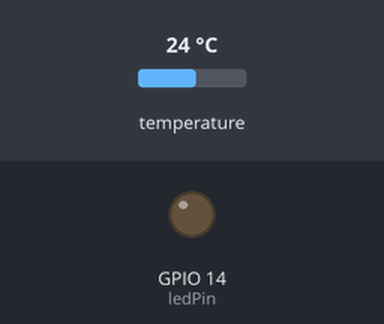
A sketch run on a simulated ESP8266 (NodeMCU). On the bench: output pins drawn as LEDs (lit = HIGH). Inputs (shaded band) come from the test bench; at power-on: temperature 24 °C. WiFi joins after 1.5 s; servers stay silent unless stated; uploads are accepted with an empty reply; the local clock reads 2024-03-15 10:24:30 at power-on unless the sketch sets it; storage starts empty; not simulated (calls return 0 or success): secrets.h; what the sketch prints to the serial monitor is not drawn.

Above: at 6.8 s.
Timing chart, 0 to 8.3 s (numbered marks = the images above):
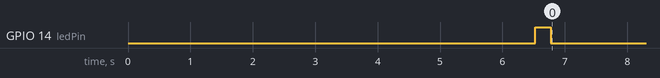

The sketch:

TempsLoggerClients.ino
```cpp
/**
   BasicHTTPSClient.ino

    Created on: 20.08.2018

*/

#include <Arduino.h>

#include <ESP8266WiFi.h>
//#include <ESP8266WiFiMulti.h>
#include <CertStoreBearSSL.h>
#include <time.h>
#include <LittleFS.h>

#include <ESP8266HTTPClient.h>

#include <WiFiClientSecureBearSSL.h>
#include <ArduinoJson.h>

#include <OneWire.h>
#include <DallasTemperature.h>
#include "secrets.h"


BearSSL::CertStore certStore;


// pin 4 (D1 classic size arduino board)
// pin 2 (wemo mini board)
#define ONE_WIRE_BUS 2 // probably 2 on wemo?
#define ledPin 14

// Setup a oneWire instance to communicate with any OneWire devices
OneWire oneWire(ONE_WIRE_BUS);

// Pass our oneWire reference to Dallas Temperature sensor
DallasTemperature sensors(&oneWire);
int sensorCount = 0;
bool wifiConnected = false;


#define SERVICE_URL "https://if2574leol.execute-api.us-east-2.amazonaws.com/dev/readings"
#define SERVICE_HOST "if2574leol.execute-api.us-east-2.amazonaws.com"
#define SERVICE_PATH "/dev/readings"


// Set time via NTP, as required for x.509 validation
void setClock() {
  configTime(3 * 3600, 0, "pool.ntp.org", "time.nist.gov");

  Serial.print("Waiting for NTP time sync: ");
  time_t now = time(nullptr);
  while (now < 8 * 3600 * 2) {
    delay(500);
    Serial.print(".");
    now = time(nullptr);
  }
  Serial.println("");
  struct tm timeinfo;
  gmtime_r(&now, &timeinfo);
  Serial.print("Current time: ");
  Serial.print(asctime(&timeinfo));
}


void setup() {

  pinMode(ledPin, OUTPUT);

  Serial.begin(115200);
//   Serial.setDebugOutput(true);

  LittleFS.begin();

  Serial.println();
  Serial.println();
  Serial.println();

  for (uint8_t t = 4; t > 0; t--) {
    Serial.printf("[SETUP] WAIT %d...\n", t);
    Serial.flush();
    delay(1000);
  }

//  WiFi.mode(WIFI_STA);
//  WiFiMulti.addAP(STASSID, STAPSK);

  WiFi.mode(WIFI_STA);
  WiFi.begin(STASSID, STAPSK);

  while (WiFi.status() != WL_CONNECTED) {
    delay(500);
    Serial.print(".");
  }
    Serial.println("");

  Serial.println("WiFi connected");
  Serial.println("IP address: ");
  Serial.println(WiFi.localIP());

  setClock();


  int numCerts = certStore.initCertStore(LittleFS, PSTR("/certs.idx"), PSTR("/certs.ar"));
  Serial.printf("Number of CA certs read: %d\n", numCerts);
  if (numCerts == 0) {
    Serial.printf("No certs found. Did you run certs-from-mozilla.py and upload the LittleFS directory before running?\n");
    return; // Can't connect to anything w/o certs!
  }

//  BearSSL::WiFiClientSecure *bear = new BearSSL::WiFiClientSecure();
//  // Integrate the cert store with this connection
//  bear->setCertStore(&certStore);
//  Serial.printf("Attempting to fetch https://github.com/...\n");
//  fetchURL(bear, "github.com", 443, "/");
//  delete bear;

  sensors.begin();
}

String printAddress(DeviceAddress deviceAddress) {
  String str = "";
  for (uint8_t i = 0; i < 8; i++) {
    // zero pad the address if necessary
    str += String(deviceAddress[i], HEX);
  }

  return str;
}

void post(BearSSL::WiFiClientSecure *client, const char *host, const uint16_t port, const char *path, const char *data) {
  if (!path) {
    path = "/";
  }

  Serial.printf("Trying: %s:443...", host);
  client->connect(host, port);
  if (!client->connected()) {
    Serial.printf("*** Can't connect. ***\n-------\n");
    return;
  }
  Serial.printf("Connected!\n-------\n");
  client->write("POST ");
  client->write(path);
  client->write(" HTTP/1.0\r\nHost: ");
  client->write(host);
  client->write("\r\nUser-Agent: ESP8266\r\n");
  client->write("x-api-key: ");
  client->write(API_KEY);
  client->write("\r\n");
  client->write("Content-Type: application/json\r\n");
  client->write(data);
  client->write("\r\n");
  uint32_t to = millis() + 5000;
  if (client->connected()) {
    do {
      char tmp[32];
      memset(tmp, 0, 32);
      int rlen = client->read((uint8_t*)tmp, sizeof(tmp) - 1);
      yield();
      if (rlen < 0) {
        break;
      }
//      // Only print out first line up to \r, then abort connection
//      char *nl = strchr(tmp, '\r');
//      if (nl) {
//        *nl = 0;
//        Serial.print(tmp);
//        break;
//      }
      Serial.print(tmp);
    } while (millis() < to);
  }
  client->stop();
  Serial.printf("\n-------\n");
}

void loop() {
  // Call sensors.requestTemperatures() to issue a global temperature and Requests to all devices on the bus
  sensors.requestTemperatures();

  sensorCount = sensors.getDeviceCount();
  Serial.print("found sensors: ");
  Serial.println(sensorCount);

  // wait for WiFi connection
//  if (WiFi.status() == WL_CONNECTED) {
//  while (WiFi.status() != WL_CONNECTED) {
//    delay(500);
//    Serial.print(".");
//  }

    wifiConnected = true;

    const int capacity = JSON_OBJECT_SIZE(10);
    StaticJsonDocument<capacity> doc;

    for (int i=0; i<sensorCount; i++) {
      DeviceAddress t;
      sensors.getAddress(t, i);

      String address = printAddress(t);
      doc[address] = sensors.getTempCByIndex(i);
    }
    String postMessage;
    serializeJson(doc, postMessage);

    Serial.print("[HTTPS] POST...\n");
    serializeJson(doc, Serial);
    Serial.println("");

    BearSSL::WiFiClientSecure client = BearSSL::WiFiClientSecure();
    // Integrate the cert store with this connection
    client.setCertStore(&certStore);


    HTTPClient https;

    Serial.print("[HTTPS] begin...\n");

//    if (https.begin(*client, SERVICE_URL)) {  // HTTPS
    if (https.begin(client, SERVICE_URL)) {  // HTTPS

      https.addHeader("x-api-key", API_KEY);
      https.addHeader("Content-Type", "application/json");

      // start connection and send HTTP header
      int httpCode = https.POST(postMessage);

      // httpCode will be negative on error
      if (httpCode > 0) {
        // HTTP header has been send and Server response header has been handled
        Serial.printf("[HTTPS] POST... code: %d\n", httpCode);

        // file found at server
        if (httpCode == HTTP_CODE_OK || httpCode == HTTP_CODE_MOVED_PERMANENTLY) {
          String payload = https.getString();
          Serial.println(payload);
        }
      } else {
        Serial.printf("[HTTPS] POST... failed, error: %s\n", https.errorToString(httpCode).c_str());
      }

      https.end();

    } else {
      Serial.printf("[HTTPS] Unable to connect\n");
    }


//    int str_len = postMessage.length() + 1;
//    char char_array[str_len];
//    postMessage.toCharArray(char_array, str_len);
//    post(client, SERVICE_HOST, 443, SERVICE_PATH, char_array);

//    delay(1000);
//    delete client;

//  } else {
//    Serial.printf("WiFi not connected\n");
//    wifiConnected = false;
//  }

  for (int i=0; i<sensorCount; i++) {
    digitalWrite(ledPin,HIGH);
    delay(250);
    digitalWrite(ledPin,LOW);
    delay(250);
  }

  if (wifiConnected) {
    Serial.println("Wait 5m before next round...");
    delay(5 * 60 * 1000);
  } else {
    Serial.println("Wait 10s before next round...");
    delay(10 * 1000);
  }
}
```

Measured:
- by itself, GPIO 14 (ledPin): LOW → HIGH at 6.5 s, → LOW 0.25 s later
